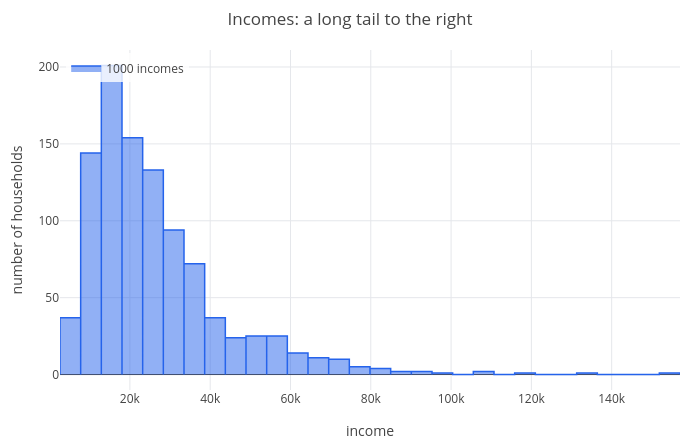

Notebook source saved alongside this figure:
### Markdown cell above
The histogram is **symmetric** around its single peak, so mean and median are almost equal (170.2 and 170.4). Now
incomes, which are typically **skewed to the right**: most people earn a moderate amount and a few earn a great deal.

### Code cell
inc = exp(10 + 0.6*randn(1, 1000));
round([mean(inc), median(inc)], 0)
p = hist(inc, 30);
labels(title(legend(p, "1000 incomes"), "Incomes: a long tail to the right"), "income", "number of households")

### Figure 1 — Plotly figure (JSON) as saved in the notebook; plotly's stock layout.template omitted (floating-point values rounded to 4 significant figures)
{"data": [{"fill": "toself", "line": {"color": "#2563eb", "width": 1.5}, "mode": "lines", "name": "1000 incomes", "type": "scatter", "x": [2593.0, 2593.0, 7741.0, 7741.0, 7741.0, 12890.0, 12890.0, 12890.0, 18040.0, 18040.0, 18040.0, 23180.0, 23180.0, 23180.0, 28330.0, 28330.0, 28330.0, 33480.0, 33480.0, 33480.0, 38630.0, 38630.0, 38630.0, 43770.0, 43770.0, 43770.0, 48920.0, 48920.0, 48920.0, 54070.0, 54070.0, 54070.0, 59220.0, 59220.0, 59220.0, 64360.0, 64360.0, 64360.0, 69510.0, 69510.0, 69510.0, 74660.0, 74660.0, 74660.0, 79810.0, 79810.0, 79810.0, 84950.0, 84950.0, 84950.0, 90100.0, 90100.0, 90100.0, 95250.0, 95250.0, 95250.0, 100400.0, 100400.0, 100400.0, 105500.0, 105500.0, 105500.0, 110690, 110690, 110690, 115800.0, 115800.0, 115800.0, 121000.0, 121000.0, 121000.0, 126100.0, 126100.0, 126100.0, 131300.0, 131300.0, 131300.0, 136400.0, 136400.0, 136400.0, 141600.0, 141600.0, 141600.0, 146700.0, 146700.0, 146700.0, 151900.0, 151900.0, 151900.0, 157000.0, 157000.0, null], "y": [0, 37, 37, 0, 144, 144, 0, 201, 201, 0, 154, 154, 0, 133, 133, 0, 94, 94, 0, 72, 72, 0, 37, 37, 0, 24, 24, 0, 25, 25, 0, 25, 25, 0, 14, 14, 0, 11, 11, 0, 10, 10, 0, 5, 5, 0, 4, 4, 0, 2, 2, 0, 2, 2, 0, 1, 1, 0, 0, 0, 0, 2, 2, 0, 0, 0, 0, 1, 1, 0, 0, 0, 0, 0, 0, 0, 1, 1, 0, 0, 0, 0, 0, 0, 0, 0, 0, 0, 1, 1, 0, null]}], "layout": {"height": 440, "legend": {"bgcolor": "rgba(255,255,255,0.8)", "x": 0.01, "xanchor": "left", "y": 0.99, "yanchor": "top"}, "margin": {"b": 50, "l": 60, "r": 20, "t": 50}, "showlegend": true, "title": {"text": "Incomes: a long tail to the right"}, "width": 700, "xaxis": {"range": [2593.0, 157000.0], "title": {"text": "income"}, "zeroline": true}, "yaxis": {"range": [-10.05, 211.1], "title": {"text": "number of households"}, "zeroline": true}}}
